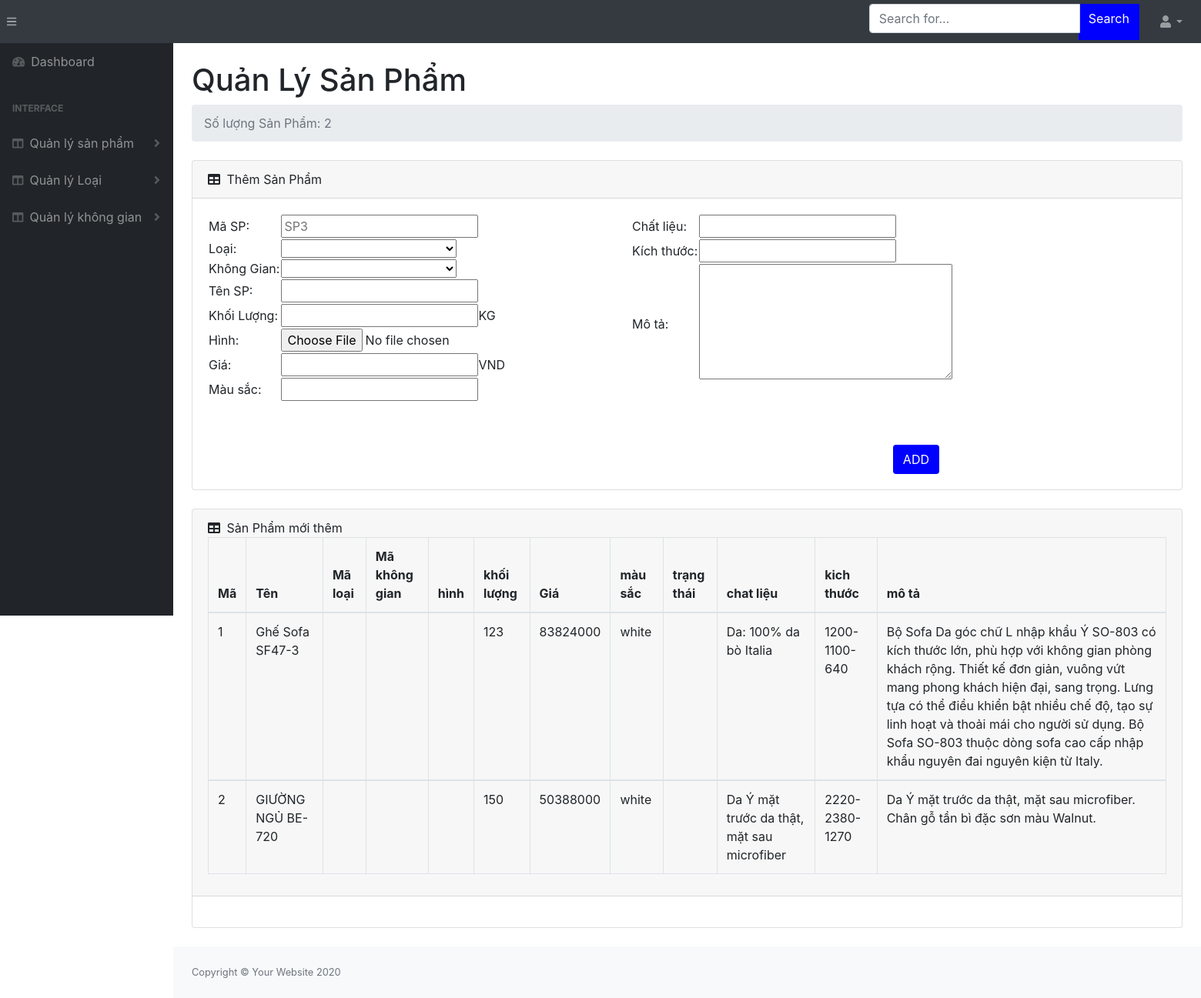
Before: /admin/dist/quanlykho/sanpham.php with the older database file.
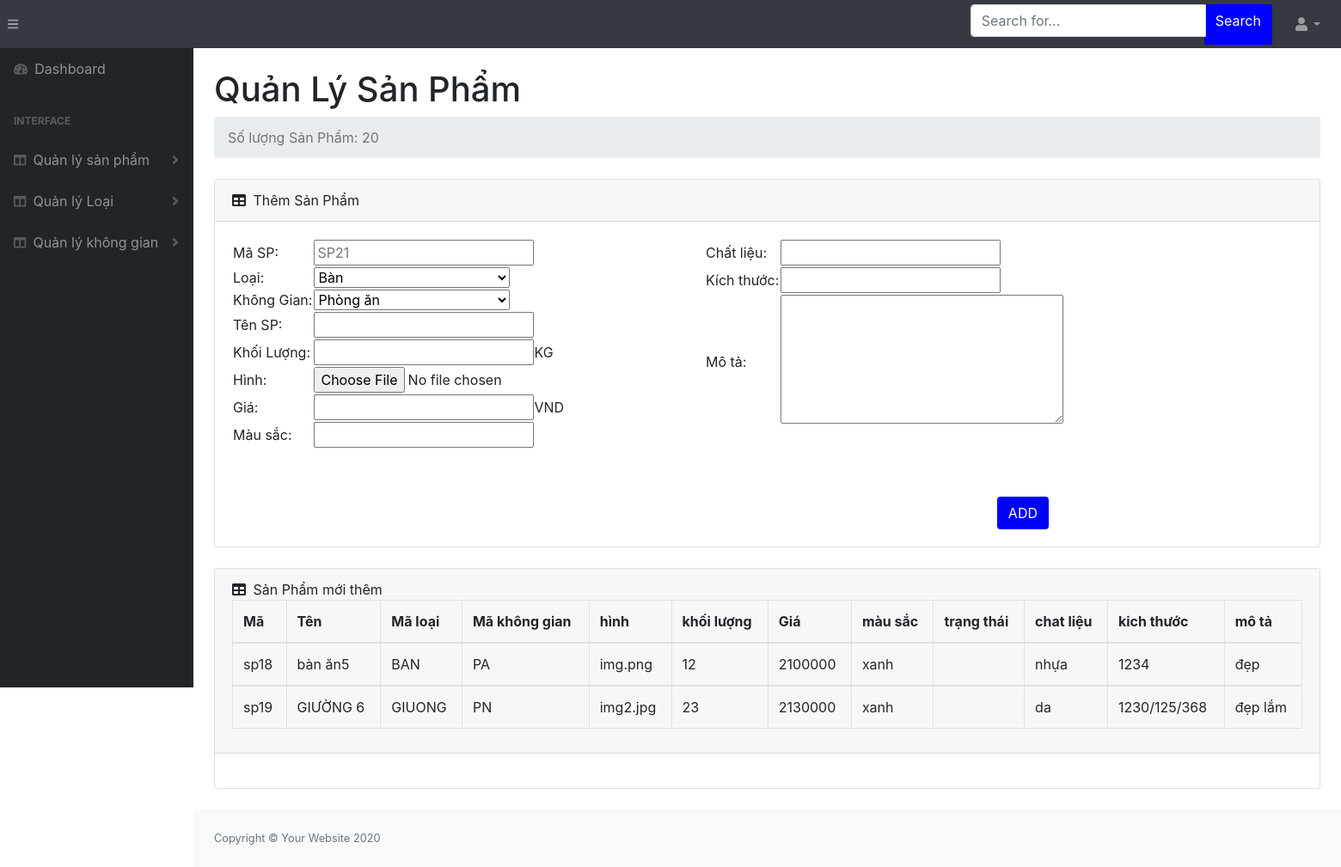
After: the same page with the newer database file.
### tables this page shows
CREATE TABLE `sanpham` (
  `masanpham` varchar(10) NOT NULL,
  `maloai` varchar(10) NOT NULL,
  `tensanpham` varchar(50) NOT NULL,
  `khoiluong` int(11) NOT NULL COMMENT 'kg',
  `hinh` varchar(50) NOT NULL,
  `gia` int(11) NOT NULL COMMENT 'VND',
  `trangthai` varchar(10) DEFAULT NULL COMMENT '1 là hoạt động. \r\n0 là đã bị xóa',
  `mausac` varchar(50) NOT NULL,
  `chatlieu` varchar(50) DEFAULT NULL,
  `kichthuoc` varchar(30) DEFAULT NULL COMMENT 'cao|dai|rong',
  `mota` text DEFAULT NULL,
  `makhonggian` varchar(10) DEFAULT NULL
);

### admin/dist/quanlykho/sanpham.php (the view, shortened to what this page needs)
<!DOCTYPE html>
<html lang="en">
    <head>
        <link href="../css/styles.css" rel="stylesheet" />
        <link href="https://cdn.datatables.net/1.10.20/css/dataTables.bootstrap4.min.css" rel="stylesheet" />
    </head>
    <?php
        include '../../../config/config.php';
        $sql="SELECT * From sanpham";
        $stm=$obj->query($sql);
        $data=$stm->fetchALL();
        $soluongsp=$stm->rowCount();
    ?>
    <body class="sb-nav-fixed">
        <nav class="sb-topnav navbar navbar-expand navbar-dark bg-dark">
            <button class="btn btn-link btn-sm order-1 order-lg-0" id="sidebarToggle" href="#"><i class="fas fa-bars"></i></button>
            <form action="quanlysanpham.php" method="post" class="d-none d-md-inline-block form-inline ml-auto mr-0 mr-md-3 my-2 my-md-0">
                <div class="input-group">
                    <input class="form-control" type="text" name="noidung" placeholder="Search for..." aria-label="Search" aria-describedby="basic-addon2" />
                    <div style="height:47px; margin-left:-2px; background-color: blue ; color:white; ">
                        <input type="submit" style="color:white;" class="btn btn-mini" value="Search" >
                    </div>
                </div>
            </form>
            <ul class="navbar-nav ml-auto ml-md-0">
                <li class="nav-item dropdown">
                    <a class="nav-link dropdown-toggle" id="userDropdown" href="#" role="button" data-toggle="dropdown" aria-haspopup="true" aria-expanded="false"><i class="fas fa-user fa-fw"></i></a>
                </li>
            </ul>
        </nav>
        <div id="layoutSidenav">
            <div id="layoutSidenav_nav">
                <nav class="sb-sidenav accordion sb-sidenav-dark" id="sidenavAccordion">
                    <div class="sb-sidenav-menu">
                        <div class="nav">
                            <a class="nav-link" href="quanlykho.php">
                                <div class="sb-nav-link-icon"><i class="fas fa-tachometer-alt"></i></div>
                                Dashboard
                            </a>
                            <div class="sb-sidenav-menu-heading">Interface</div>
                            <a class="nav-link collapsed" href="quanlysanpham.php" >
                                <div class="sb-nav-link-icon"><i class="fas fa-columns"></i></div>
                                Quản lý sản phẩm
                                <div class="sb-sidenav-collapse-arrow"><i class="fas fa-angle-down"></i></div>
                            </a>
                            <a class="nav-link collapsed" href="quanlyloai.php" >
                                <div class="sb-nav-link-icon"><i class="fas fa-columns"></i></div>
                                Quản lý Loại
                                <div class="sb-sidenav-collapse-arrow"><i class="fas fa-angle-down"></i></div>
                            </a>
                            <a class="nav-link collapsed" href="quanlykhonggian.php"  >
                                <div class="sb-nav-link-icon"><i class="fas fa-columns"></i></div>
                                Quản lý không gian
                                <div class="sb-sidenav-collapse-arrow"><i class="fas fa-angle-down"></i></div>
                            </a>
                        </div>
                    </div>
                </nav>
            </div>
            <div id="layoutSidenav_content">
                <main>
                    <div class="container-fluid">
                        <h1 class="mt-4">Quản Lý Sản Phẩm</h1>
                        <ol class="breadcrumb mb-4">
                            <li class="breadcrumb-item active"><?php echo "Số lượng Sản Phẩm: $soluongsp"?></li>
                        </ol>
                        <div class="card mb-4">
                            <div class="card-header">
                                <i class="fas fa-table mr-1"></i>
                                Thêm Sản Phẩm
                            </div>
                            <div class="card-body">
                                <form action="chucnang.php?action=them" enctype="multipart/form-data" method="post" style="width:1300px">
                                    <div style="width:550px; float:left;height:300px">
                                        <table >
                                            <tr>
                                                <td>Mã SP:</td>
                                                <td><input type="text" name="masanpham" placeholder="SP<?php echo $soluongsp+1?>" id=""></td>
                                            </tr>
                                            <tr>
                                                <td>Loại:</td>
                                                <td >
                                                    <select style="width:228px;"name="maloai" id="">
                                                        <?php
                                                            $sqll="SELECT * from loai";
                                                            $stml=$obj->query($sqll);
                                                            $loai=$stml->fetchALL();
                                                            foreach($loai as $k => $v)
                                                            {
                                                                ?>
                                                        <option value="<?php echo $v['maloai']?>"><?php echo $v['tenloai']?></option>
                                                        <?php
                                                            }
                                                            ?>
                                                    </select>
                                                </td>
                                            </tr>
                                            <tr>
                                                <td>Không Gian:</td>
                                                <td >
                                                    <select style="width:228px;"name="makhonggian" id="">
                                                        <?php
                                                            $sqlk="SELECT * from khonggian";
                                                            $stmk=$obj->query($sqlk);
                                                            $kg=$stmk->fetchALL();
                                                            foreach($kg as $k => $v)
                                                            {
                                                                ?>
                                                        <option value="<?php echo $v['makhonggian']?>"><?php echo $v['tenkhonggian']?></option>
                                                        <?php
                                                            }
                                                            ?>
                                                    </select>
                                                </td>
                                            </tr>
                                            <tr>
                                                <td>Tên SP:</td>
                                                <td><input type="text" name="tensanpham" id=""></td>
                                            </tr>
                                            <tr>
                                                <td>Khối Lượng:</td>
                                                <td><input type="text" name="khoiluong" id="">KG</td>
                                            </tr>
                                            <tr>
                                                <td>Hình:</td>
                                                <td><input type="file" name="hinh" id=""></td>
                                            </tr>
                                            <tr>
                                                <td>Giá:</td>
                                                <td><input type="text" name="gia" id="">VND</td>
                                            </tr>
                                            <tr>
                                                <td>Màu sắc:</td>
                                                <td><input type="text" name="mausac" id=""></td>
                                            </tr>
                                        </table>
                                    </div>
                                    <div style="float:right; width:550px; height:300px; margin-right:200px; ">
                                        <table>
                                            <tr>
                                                <td>Chất liệu:</td>
                                                <td><input type="text" name="chatlieu" id=""></td>
                                            </tr>
                                            <tr>
                                                <td>Kích thước:</td>
                                                <td><input type="text" name="kichthuoc" id=""></td>
                                            </tr>
                                            <tr>
                                                <td>Mô tả:</td>
                                                <td><textarea name="mota" id="" cols="30" rows="6"></textarea></td>
                                            </tr>
                                        </table>
                                    </div>
                                    <div >
                                        <input type="submit"class="btn btn-mini" style="background-color:blue; color:white; float:right; margin-right:350px; " value="ADD">
                                    </div>
                                </form>
                            </div>
                        </div>
                    </div>
                </main>
                <main>
                    <div class="container-fluid">
                        <div class="card mb-4">
                            <div class="card-header">
                                <i class="fas fa-table mr-1"></i>
                                Sản Phẩm mới thêm
                                <table  class="table table-bordered" id=""  width="100%" cellspacing="0">
                                    <thead>
                                        <th>Mã</th>
                                        <th>Tên</th>
                                        <th>Mã loại</th>
                                        <th>Mã không gian</th>
                                        <th>hình</th>
                                        <th>khối lượng</th>
                                        <th>Giá</th>
                                        <th>màu sắc</th>
                                        <th>trạng thái</th>
                                        <th>chat liệu</th>
                                        <th>kich thước</th>
                                        <th>mô tả</th>
                                    </thead>
                                    <?php
                                        $sql="SELECT * FROM sanpham where trangthai IS NULL";
                                        $stm=$obj->query($sql);
                                        $da=$stm->fetchALL();
                                        foreach($da as $k =>$v)
                                        {
                                    ?>
                                    <tbody>
                                        <td><?php echo $v['masanpham']?></td>
                                        <td><?php echo $v['tensanpham']?></td>
                                        <td><?php echo $v['maloai']?></td>
                                        <td><?php echo $v['makhonggian']?></td>
                                        <td><?php echo $v['hinh']?></td>
                                        <td><?php echo $v['khoiluong']?></td>
                                        <td><?php echo $v['gia']?></td>
                                        <td><?php echo $v['mausac']?></td>
                                        <td><?php echo $v['trangthai']?></td>
                                        <td><?php echo $v['chatlieu']?></td>
                                        <td><?php echo $v['kichthuoc']?></td>
                                        <td><?php echo $v['mota']?></td>
                                    </tbody>
                                    <?php
                                        }
                                        ?>
                                </table>
                            </div>
                            <div class="card-body">
                            </div>
                        </div>
                    </div>
                </main>
                <footer class="py-4 bg-light mt-auto">
                    <div class="container-fluid">
                        <div class="d-flex align-items-center justify-content-between small">
                            <div class="text-muted">Copyright &copy; Your Website 2020</div>
                        </div>
                    </div>
                </footer>
            </div>
        </div>
    </body>
</html>

Changed rows visible on the page:
removed sanpham: masanpham "1", tensanpham "Ghế Sofa SF47-3", khoiluong "123", gia "83824000", mausac "white", chatlieu "Da: 100% da bò Italia", kichthuoc "1200-1100-640", mota "Bộ Sofa Da góc chữ L nhập khẩu Ý SO-803 có kích thước lớn, phù hợp với không gian phòng khách rộng. Thiết kế đơn giản, vuông vứt mang phong khách hiện đại, sang trọng. Lưng tựa có thể điều khiển bật nhiều chế độ, tạo sự linh hoạt và thoải mái cho người sử dụng. Bộ Sofa SO-803 thuộc dòng sofa cao cấp nhập khẩu nguyên đai nguyên kiện từ Italy."
removed sanpham: masanpham "2", tensanpham "GIƯỜNG NGỦ BE-720", khoiluong "150", gia "50388000", mausac "white", chatlieu "Da Ý mặt trước da thật, mặt sau microfiber", kichthuoc "2220-2380-1270", mota "Da Ý mặt trước da thật, mặt sau microfiber. Chân gỗ tần bì đặc sơn màu Walnut."
added sanpham: masanpham "sp18", tensanpham "bàn ăn5", maloai "BAN", makhonggian "PA", hinh "img.png", khoiluong "12", gia "2100000", mausac "xanh", chatlieu "nhựa", kichthuoc "1234", mota "đẹp"
added sanpham: masanpham "sp19", tensanpham "GIƯỜNG 6", maloai "GIUONG", makhonggian "PN", hinh "img2.jpg", khoiluong "23", gia "2130000", mausac "xanh", chatlieu "da", kichthuoc "1230/125/368", mota "đẹp lắm"
Other visible differences:
$soluongsp: "2" → "20"
form field masanpham: "SP3" → "SP21"
form field maloai: (not shown) → "Bàn"
form field makhonggian: (not shown) → "Phòng ăn"
